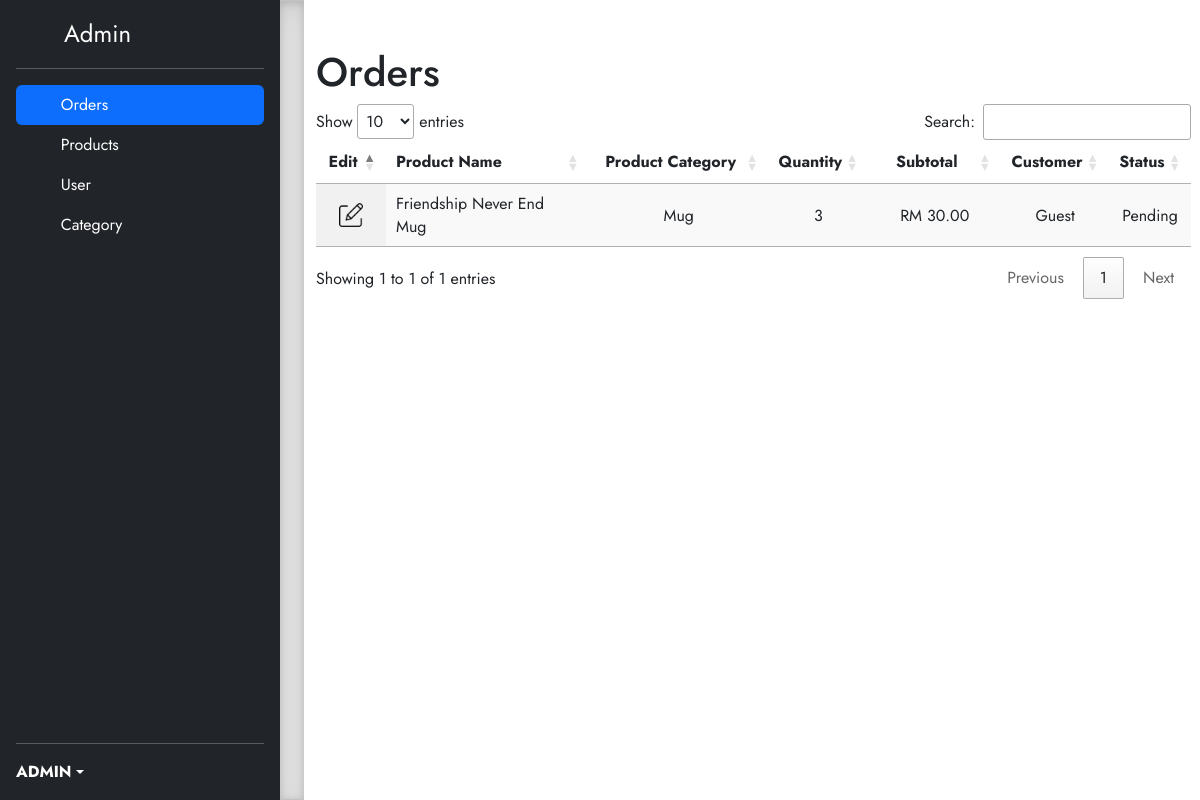
/sites/orders/orders.php (signed in), run on the app's committed database.
### tables this page shows
CREATE TABLE `orders` (
  `order_id` int(11) NOT NULL,
  `product_id` int(11) NOT NULL,
  `product_qty` int(11) NOT NULL,
  `subtotal` decimal(10,2) NOT NULL,
  `user_id` int(11) DEFAULT NULL,
  `email` varchar(255) NOT NULL,
  `first_name` varchar(255) NOT NULL,
  `last_name` varchar(255) NOT NULL,
  `addresses` varchar(255) NOT NULL,
  `address2` varchar(255) DEFAULT NULL,
  `city` varchar(255) NOT NULL,
  `postcode` int(5) NOT NULL,
  `states` varchar(255) NOT NULL,
  `phone_number` varchar(255) NOT NULL,
  `tracking_no` varchar(255) NOT NULL,
  `status` char(1) NOT NULL DEFAULT 'P'
);

CREATE TABLE `product` (
  `product_id` int(11) NOT NULL,
  `category_id` int(11) NOT NULL,
  `promotion_id` int(11) DEFAULT NULL,
  `promotion_rate` varchar(255) DEFAULT NULL,
  `product_name` varchar(255) NOT NULL,
  `product_description` varchar(255) NOT NULL,
  `product_price` varchar(255) NOT NULL,
  `product_qty` varchar(255) NOT NULL,
  `product_image` varchar(255) NOT NULL,
  `product_status` char(1) NOT NULL
);

CREATE TABLE `category` (
  `category_id` int(11) NOT NULL,
  `category_name` varchar(255) DEFAULT NULL,
  `category_status` char(1) DEFAULT NULL
);

### sites/orders/orders.php (the view, shortened to what this page needs)
<?php
    include '../../applications/mainframe.php';
?>
<!doctype html>
<html lang="en">
  <head>
  </head>
  <body>
<main class="d-flex flex-nowrap">
  <div class="d-flex flex-column flex-shrink-0 p-3 text-bg-dark" style="width: 280px;">
    <a href="" class="d-flex align-items-center mb-3 mb-md-0 me-md-auto text-white text-decoration-none">
      <svg class="bi pe-none me-2" width="40" height="32"><use xlink:href="#bootstrap"/></svg>
      <span class="fs-4">Admin</span>
    </a>
    <hr>
    <ul class="nav nav-pills flex-column mb-auto">
      <li>
        <a href="#" class="nav-link text-white active">
          <svg class="bi pe-none me-2" width="16" height="16"><use xlink:href="#table"/></svg>
          Orders
        </a>
      </li>
      <li>
        <a href="../product/product.php" class="nav-link text-white">
          <svg class="bi pe-none me-2" width="16" height="16"><use xlink:href="#grid"/></svg>
          Products
        </a>
      </li>
      <li>
        <a href="../user/user.php" class="nav-link text-white">
          <svg class="bi pe-none me-2" width="16" height="16"><use xlink:href="#people-circle"/></svg>
          User
        </a>
      </li>
      <li>
        <a href="../category/category.php" class="nav-link text-white">
          <svg class="bi pe-none me-2" width="16" height="16"><use xlink:href="#speedometer2"/></svg>
          Category
        </a>
      </li>
    </ul>
    <hr>
    <div class="dropdown">
      <?php
      $user=$_SESSION['user_id'];
      $query = "SELECT UPPER(user_name) AS name FROM `user` WHERE user_id=$user";
      $result = mysqli_query($conn, $query);
      if (mysqli_num_rows($result)==1){
      ?>
      <a href="#" class="d-flex align-items-center text-white text-decoration-none dropdown-toggle" data-bs-toggle="dropdown" aria-expanded="false">
        <strong><?php echo mysqli_fetch_assoc($result)["name"];}?></strong>
      </a>
    </div>
  </div>
  <div class="b-example-divider b-example-vr"></div>
  <div class="container pt-5">
    <div class="row">
        <div class="col">
            <h1>Orders</h1>
        </div>
    </div>
    <div class="row">
    <table id="datagrid" class="display" title="News List">
      <thead>
          <tr>
              <th>Edit</th>
              <th>Product Name</th>
              <th>Product Category</th>
              <th>Quantity</th>
              <th>Subtotal</th>
              <th>Customer</th>
              <th>Status</th>
          </tr>
      </thead>
      <tbody>
        <?php
        $query4 = "SELECT a.order_id, b.product_name, c.category_name, a.subtotal, a.product_qty, CASE WHEN a.user_id=0 THEN 'Guest' ELSE (SELECT c.user_name FROM user c WHERE a.user_id=c.user_id) END AS 'Buyer', CASE WHEN a.status='P' THEN 'Pending' WHEN a.status='S' THEN 'Shipped' END AS Status FROM orders a, product b, category c WHERE a.product_id=b.product_id AND b.category_id=c.category_id AND a.status!='D'";
        $result4 = mysqli_query($conn,$query4);
        if(mysqli_num_rows($result4)>0){
          while($row2=mysqli_fetch_assoc($result4)){
            ?>
            <tr>
              <td><?php echo $row2["order_id"]?></td>
              <td><?php echo $row2["product_name"]?></td>
              <td><?php echo $row2["category_name"]?></td>
              <td><?php echo $row2["product_qty"]?></td>
              <td>RM <?php echo $row2["subtotal"]?></td>
              <td><?php echo $row2["Buyer"]?></td>
              <td><?php echo $row2["Status"]?></td>
            </tr>
            <?php
          }
        }
        ?>
      </tbody>
    </table>
    </div>
  </div>
</main>
  </body>
</html>

### applications/mainframe.php (style rules this page uses)
body { font-family: 'Jost', sans-serif; }

### sites/orders/orders.php (style rules this page uses)
.b-example-divider { height: 3rem; background-color: rgba(0, 0, 0, .1); border: solid rgba(0, 0, 0, .15); border-width: 1px 0; box-shadow: inset 0 .5em 1.5em rgba(0, 0, 0, .1), inset 0 .125em .5em rgba(0, 0, 0, .15); }
.b-example-vr { flex-shrink: 0; width: 1.5rem; height: 100vh; }
.bi { vertical-align: -.125em; fill: currentColor; }

### data on the page
orders: product.product_name "Friendship Never End Mug", category.category_name "Mug", product_qty "3", subtotal "30.00", Buyer "Guest", Status "Pending"

### other printed values
mysqli_fetch_assoc($result)["name"] "ADMIN"
